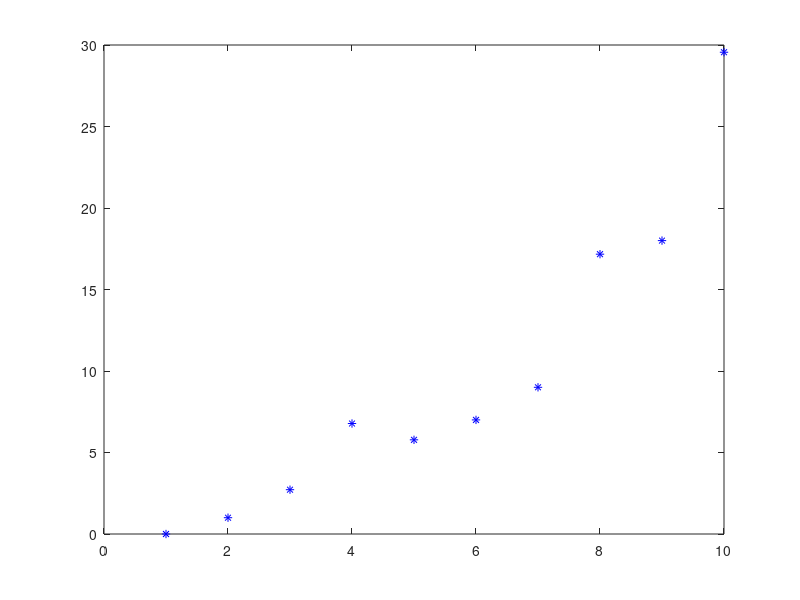

Here is the MATLAB script that generated this plot: (Note: this script raises an error after producing the figure.)
y = [0; 1; 2.7183; 6.7781; 5.7781; 7; 9; 17.1672; 18; 29.5562];
x = (1:size(y, 1))';

plot(x, y, 'b*')
hold on

f = @(b) exp(b(1) + b(2) * x) + b(3);
beta_hat = [0; 1; -1];
h = 1e-11;
max_iter = 100;
stop = 1e-11;
[beta_hat, n_iter, y_hat, RSS] = gn(y, f, beta_hat, h, max_iter, stop);

disp(['Jednacina nelinearnog modela je y = e ^ (', num2str(beta_hat(1)), ' + (', num2str(beta_hat(2)), ') * x) + (', num2str(beta_hat(3)), ').'])
disp(['Suma kvadrata reziduala nelinearnog modela je ', num2str(RSS), '.'])

d = 1;
step = 0.1;
xv = (min(x) - d):step:(max(x) + d);
plot(xv, exp(beta_hat(1) + beta_hat(2) * xv) + beta_hat(3), 'r')
hold off
